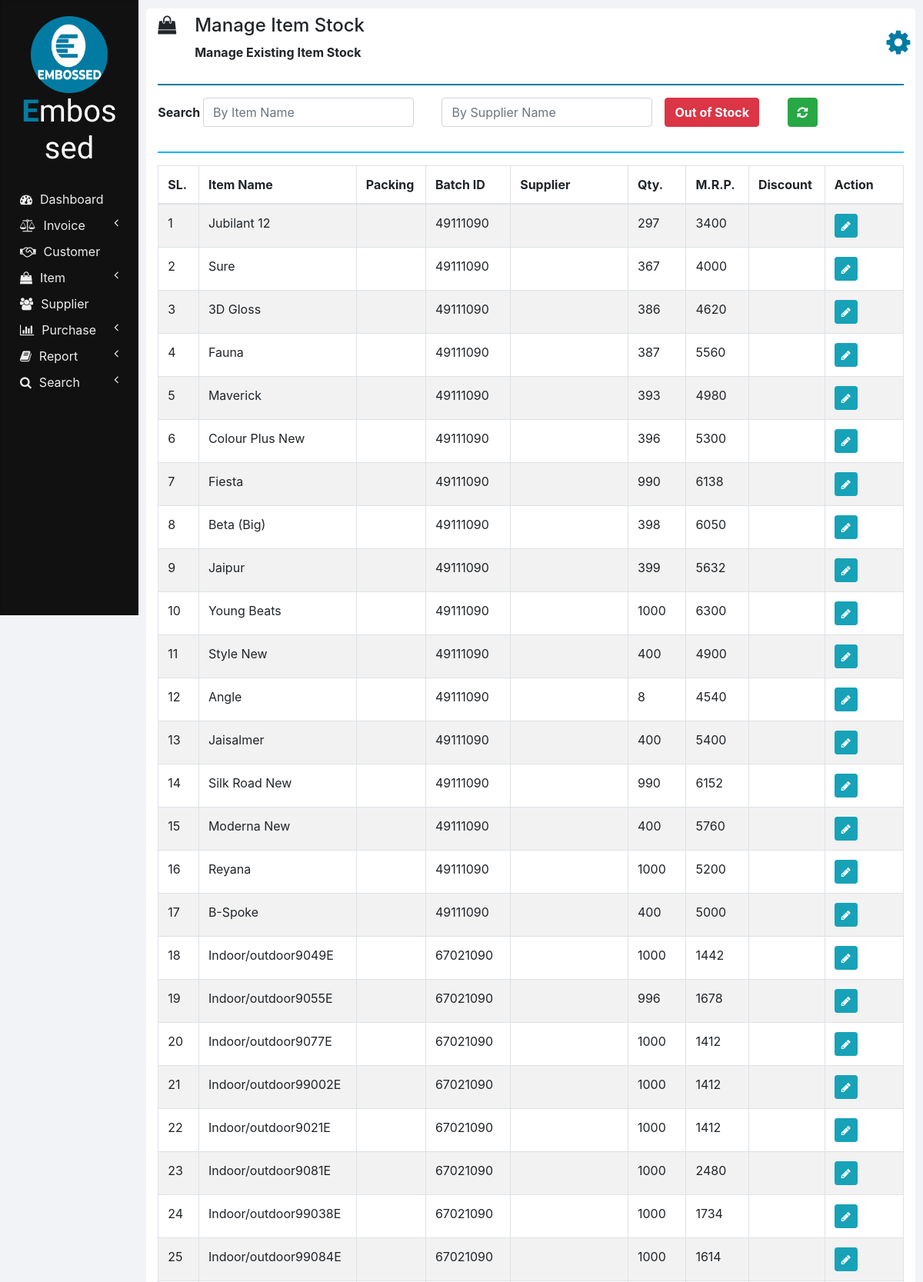
Page /manage_medicine_stock.php (upper part) on the committed database.
### tables this page shows
CREATE TABLE IF NOT EXISTS `medicines_stock` (
  `ID` int NOT NULL AUTO_INCREMENT,
  `NAME` varchar(100) NOT NULL,
  `BATCH_ID` varchar(20) NOT NULL,
  `PER` varchar(11) DEFAULT NULL,
  `AVAIL_QTY` varchar(10) NOT NULL,
  `QUANTITY` int DEFAULT NULL,
  `MRP` double NOT NULL,
  `RATE` double DEFAULT NULL,
  `DISCOUNT` varchar(11) DEFAULT NULL,
  `TAX` int NOT NULL,
  `INVOICE_NUMBER` varchar(100) DEFAULT NULL,
  PRIMARY KEY (`ID`)
);

### php/manage_medicine_stock.php (the view, shortened to what this page needs)
<?php
function showMedicinesStock1($id)
{
  require "db_connection.php";
  if ($con) {
    $seq_no = 0;
    $query = "SELECT * FROM  medicines_stock";
    $result = mysqli_query($con, $query);
    while ($row = mysqli_fetch_array($result)) {
      $seq_no++;
      if ($row['BATCH_ID'] == $id)
        showEditOptionsRow($seq_no, $row);
      else
        showMedicineStockRow($seq_no, $row);
    }
  }
}
function showMedicineStockRow($seq_no, $row)
{
?>
  <tr>
    <td><?php echo $seq_no; ?></td>
    <td><?php echo $row['NAME']; ?></td>
    <td><?php echo $row['PACKING']; ?></td>
    <td><?php echo $row['BATCH_ID']; ?></td>
    <td><?php echo $row['SUPPLIER_NAME']; ?></td>
    <td><?php echo $row['QUANTITY']; ?></td>
    <td><?php echo $row['MRP']; ?></td>
    <td><?php echo $row['DISCOUNT']; ?></td>
    <td>
      <button href="" class="btn btn-info btn-sm" onclick="editMedicineStock('<?php echo $row['ID']; ?>');">
        <i class="fa fa-pencil"></i>
      </button>
    </td>
  </tr>
<?php
}
?>

### css/sidenav.css (style rules this page uses)
body { background-color: #f1f3f6; }
.sidenav { width: 15%; height: 100vh; background-color: #222222; position: fixed; z-index: 1; flex: 1 0 auto; }
.card { width: 100%; height: 100%; top: 0; border-radius: 0; background-color: #111111; }
.logo .logo-caption { font-family: 'Poiret One', cursive; color: #ffffff; text-align: center; margin-bottom: 25px; }
.logo .profile { margin-left: 50%; border-radius: 50%; transform: translate(-50%); }
.logo .tweak { color: #027ba3; font-weight: bold; }
.main-menu-item { padding: 5px 5px; cursor: pointer; }
.main-menu-item > a { color: #eeeeee; text-decoration: none; font-size: 16px; }
.main-menu-item > a > span { margin-left: 10px; }

### css/home.css (style rules this page uses)
html, body { height: 100vh; }

### rows in the picture
medicines_stock: seq_no "1", NAME "Jubilant 12", BATCH_ID "49111090", QUANTITY "297", MRP "3400"
medicines_stock: seq_no "2", NAME "Sure", BATCH_ID "49111090", QUANTITY "367", MRP "4000"
medicines_stock: seq_no "3", NAME "3D Gloss", BATCH_ID "49111090", QUANTITY "386", MRP "4620"
medicines_stock: seq_no "4", NAME "Fauna", BATCH_ID "49111090", QUANTITY "387", MRP "5560"
medicines_stock: seq_no "5", NAME "Maverick", BATCH_ID "49111090", QUANTITY "393", MRP "4980"
medicines_stock: seq_no "6", NAME "Colour Plus New", BATCH_ID "49111090", QUANTITY "396", MRP "5300"
medicines_stock: seq_no "7", NAME "Fiesta", BATCH_ID "49111090", QUANTITY "990", MRP "6138"
medicines_stock: seq_no "8", NAME "Beta (Big)", BATCH_ID "49111090", QUANTITY "398", MRP "6050"
medicines_stock: seq_no "9", NAME "Jaipur", BATCH_ID "49111090", QUANTITY "399", MRP "5632"
medicines_stock: seq_no "10", NAME "Young Beats", BATCH_ID "49111090", QUANTITY "1000", MRP "6300"
medicines_stock: seq_no "11", NAME "Style New", BATCH_ID "49111090", QUANTITY "400", MRP "4900"
medicines_stock: seq_no "12", NAME "Angle", BATCH_ID "49111090", QUANTITY "8", MRP "4540"
medicines_stock: seq_no "13", NAME "Jaisalmer", BATCH_ID "49111090", QUANTITY "400", MRP "5400"
medicines_stock: seq_no "14", NAME "Silk Road New", BATCH_ID "49111090", QUANTITY "990", MRP "6152"
medicines_stock: seq_no "15", NAME "Moderna New", BATCH_ID "49111090", QUANTITY "400", MRP "5760"
medicines_stock: seq_no "16", NAME "Reyana", BATCH_ID "49111090", QUANTITY "1000", MRP "5200"
medicines_stock: seq_no "17", NAME "B-Spoke", BATCH_ID "49111090", QUANTITY "400", MRP "5000"
medicines_stock: seq_no "18", NAME "Indoor/outdoor9049E", BATCH_ID "67021090", QUANTITY "1000", MRP "1442"
medicines_stock: seq_no "19", NAME "Indoor/outdoor9055E", BATCH_ID "67021090", QUANTITY "996", MRP "1678"
medicines_stock: seq_no "20", NAME "Indoor/outdoor9077E", BATCH_ID "67021090", QUANTITY "1000", MRP "1412"
medicines_stock: seq_no "21", NAME "Indoor/outdoor99002E", BATCH_ID "67021090", QUANTITY "1000", MRP "1412"
medicines_stock: seq_no "22", NAME "Indoor/outdoor9021E", BATCH_ID "67021090", QUANTITY "1000", MRP "1412"
medicines_stock: seq_no "23", NAME "Indoor/outdoor9081E", BATCH_ID "67021090", QUANTITY "1000", MRP "2480"
medicines_stock: seq_no "24", NAME "Indoor/outdoor99038E", BATCH_ID "67021090", QUANTITY "1000", MRP "1734"
medicines_stock: seq_no "25", NAME "Indoor/outdoor99084E", BATCH_ID "67021090", QUANTITY "1000", MRP "1614"

### other values in the picture
$heading "Manage Item Stock"
$sub_heading "Manage Existing Item Stock"
